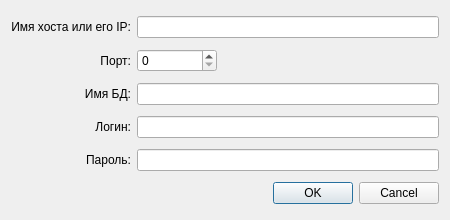
<?xml version="1.0" encoding="UTF-8"?>
<ui version="4.0">
 <class>SetDBConnection</class>
 <widget class="QDialog" name="SetDBConnection">
  <property name="geometry">
   <rect>
    <x>0</x>
    <y>0</y>
    <width>450</width>
    <height>220</height>
   </rect>
  </property>
  <property name="minimumSize">
   <size>
    <width>450</width>
    <height>220</height>
   </size>
  </property>
  <property name="maximumSize">
   <size>
    <width>450</width>
    <height>220</height>
   </size>
  </property>
  <property name="windowTitle">
   <string>Настройка соединения</string>
  </property>
  <property name="sizeGripEnabled">
   <bool>false</bool>
  </property>
  <property name="modal">
   <bool>false</bool>
  </property>
  <layout class="QGridLayout" name="gridLayout">
   <item row="4" column="0">
    <widget class="QLabel" name="lbl_psw">
     <property name="text">
      <string>Пароль:</string>
     </property>
     <property name="alignment">
      <set>Qt::AlignmentFlag::AlignRight|Qt::AlignmentFlag::AlignTrailing|Qt::AlignmentFlag::AlignVCenter</set>
     </property>
    </widget>
   </item>
   <item row="1" column="1">
    <widget class="QSpinBox" name="spin_port">
     <property name="sizePolicy">
      <sizepolicy hsizetype="Fixed" vsizetype="Fixed">
       <horstretch>0</horstretch>
       <verstretch>0</verstretch>
      </sizepolicy>
     </property>
     <property name="minimumSize">
      <size>
       <width>80</width>
       <height>0</height>
      </size>
     </property>
     <property name="baseSize">
      <size>
       <width>20</width>
       <height>0</height>
      </size>
     </property>
     <property name="maximum">
      <number>65535</number>
     </property>
    </widget>
   </item>
   <item row="4" column="1">
    <widget class="QLineEdit" name="line_passw">
     <property name="echoMode">
      <enum>QLineEdit::EchoMode::Password</enum>
     </property>
     <property name="cursorPosition">
      <number>0</number>
     </property>
    </widget>
   </item>
   <item row="0" column="0">
    <widget class="QLabel" name="lbl_host">
     <property name="text">
      <string>Имя хоста или его IP:</string>
     </property>
     <property name="alignment">
      <set>Qt::AlignmentFlag::AlignRight|Qt::AlignmentFlag::AlignTrailing|Qt::AlignmentFlag::AlignVCenter</set>
     </property>
    </widget>
   </item>
   <item row="1" column="0">
    <widget class="QLabel" name="lbl_port">
     <property name="text">
      <string>Порт:</string>
     </property>
     <property name="alignment">
      <set>Qt::AlignmentFlag::AlignRight|Qt::AlignmentFlag::AlignTrailing|Qt::AlignmentFlag::AlignVCenter</set>
     </property>
    </widget>
   </item>
   <item row="2" column="1">
    <widget class="QLineEdit" name="line_base"/>
   </item>
   <item row="2" column="0">
    <widget class="QLabel" name="lbl_base">
     <property name="text">
      <string>Имя БД:</string>
     </property>
     <property name="alignment">
      <set>Qt::AlignmentFlag::AlignRight|Qt::AlignmentFlag::AlignTrailing|Qt::AlignmentFlag::AlignVCenter</set>
     </property>
    </widget>
   </item>
   <item row="3" column="0">
    <widget class="QLabel" name="lbl_login">
     <property name="text">
      <string>Логин:</string>
     </property>
     <property name="alignment">
      <set>Qt::AlignmentFlag::AlignRight|Qt::AlignmentFlag::AlignTrailing|Qt::AlignmentFlag::AlignVCenter</set>
     </property>
    </widget>
   </item>
   <item row="3" column="1">
    <widget class="QLineEdit" name="line_login"/>
   </item>
   <item row="0" column="1">
    <widget class="QLineEdit" name="line_host"/>
   </item>
   <item row="5" column="1">
    <widget class="QDialogButtonBox" name="buttonBox">
     <property name="standardButtons">
      <set>QDialogButtonBox::StandardButton::Cancel|QDialogButtonBox::StandardButton::Ok</set>
     </property>
     <property name="centerButtons">
      <bool>false</bool>
     </property>
    </widget>
   </item>
  </layout>
 </widget>
 <tabstops>
  <tabstop>line_host</tabstop>
  <tabstop>spin_port</tabstop>
  <tabstop>line_base</tabstop>
  <tabstop>line_login</tabstop>
  <tabstop>line_passw</tabstop>
 </tabstops>
 <resources/>
 <connections>
  <connection>
   <sender>buttonBox</sender>
   <signal>accepted()</signal>
   <receiver>SetDBConnection</receiver>
   <slot>accept()</slot>
   <hints>
    <hint type="sourcelabel">
     <x>286</x>
     <y>189</y>
    </hint>
    <hint type="destinationlabel">
     <x>224</x>
     <y>109</y>
    </hint>
   </hints>
  </connection>
  <connection>
   <sender>buttonBox</sender>
   <signal>rejected()</signal>
   <receiver>SetDBConnection</receiver>
   <slot>reject()</slot>
   <hints>
    <hint type="sourcelabel">
     <x>286</x>
     <y>189</y>
    </hint>
    <hint type="destinationlabel">
     <x>224</x>
     <y>109</y>
    </hint>
   </hints>
  </connection>
 </connections>
</ui>
